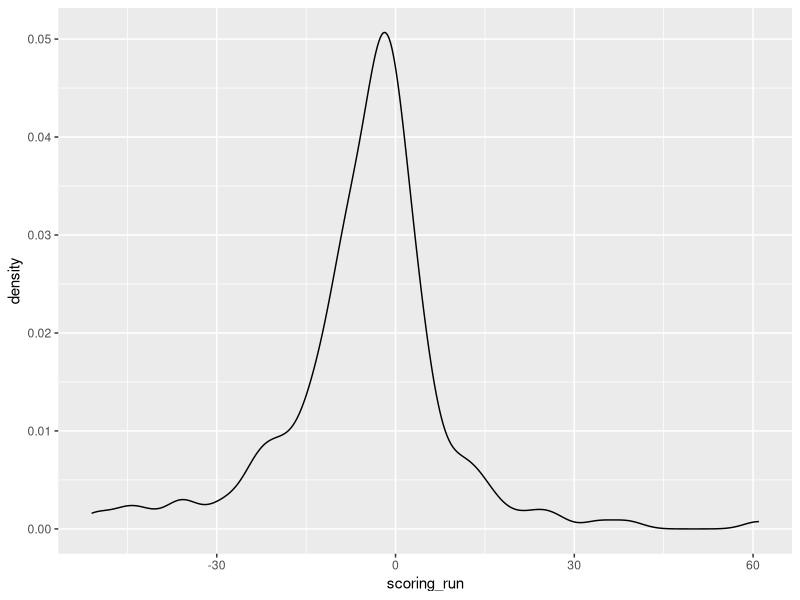

Reproduce this figure in R.
## ---- chunk 1
knitr::opts_chunk$set(echo = TRUE)
## ---- chunk 2
library(boot)
library(tidyverse)
## ---- chunk 3
df = read.csv('output/timeouts_test.csv')
## ---- chunk 4
df$scoring_run = df$point_diff - df$past_point_diff
## ---- chunk 5
df %>% ggplot(aes(x=scoring_run)) + geom_density()
## ---- chunk 6
df %>% arrange(-scoring_run)
